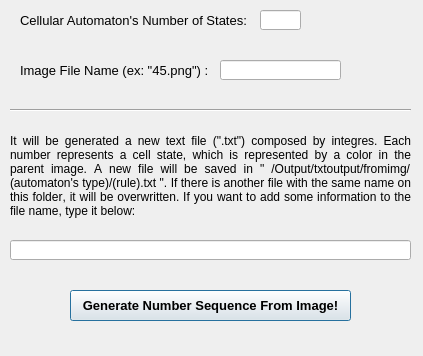
<?xml version="1.0" encoding="UTF-8"?>
<ui version="4.0">
 <class>DGenNumSeqFromImg</class>
 <widget class="QDialog" name="DGenNumSeqFromImg">
  <property name="geometry">
   <rect>
    <x>0</x>
    <y>0</y>
    <width>423</width>
    <height>356</height>
   </rect>
  </property>
  <property name="windowTitle">
   <string>Generate Number Sequence From Image</string>
  </property>
  <property name="windowIcon">
   <iconset>
    <normaloff>../logo.png</normaloff>../logo.png</iconset>
  </property>
  <widget class="QPushButton" name="pushButtonGenerate">
   <property name="geometry">
    <rect>
     <x>70</x>
     <y>290</y>
     <width>281</width>
     <height>31</height>
    </rect>
   </property>
   <property name="font">
    <font>
     <pointsize>10</pointsize>
     <weight>75</weight>
     <bold>true</bold>
    </font>
   </property>
   <property name="text">
    <string>Generate Number Sequence From Image!</string>
   </property>
  </widget>
  <widget class="Line" name="line">
   <property name="geometry">
    <rect>
     <x>10</x>
     <y>100</y>
     <width>401</width>
     <height>21</height>
    </rect>
   </property>
   <property name="orientation">
    <enum>Qt::Horizontal</enum>
   </property>
  </widget>
  <widget class="QLineEdit" name="lineEditOldFilePath">
   <property name="geometry">
    <rect>
     <x>220</x>
     <y>60</y>
     <width>121</width>
     <height>20</height>
    </rect>
   </property>
  </widget>
  <widget class="QLabel" name="labelInfo">
   <property name="geometry">
    <rect>
     <x>10</x>
     <y>120</y>
     <width>401</width>
     <height>111</height>
    </rect>
   </property>
   <property name="font">
    <font>
     <pointsize>9</pointsize>
     <strikeout>false</strikeout>
     <kerning>false</kerning>
    </font>
   </property>
   <property name="layoutDirection">
    <enum>Qt::LeftToRight</enum>
   </property>
   <property name="text">
    <string>It will be generated a new text file (&quot;.txt&quot;) composed by integres. Each number represents a cell state, which is represented by a color in the parent image. A new file will be saved in &quot; /Output/txtoutput/fromimg/(automaton's type)/(rule).txt &quot;. If there is another file with the same name on this folder, it will be overwritten. If you want to add some information to the file name, type it below:</string>
   </property>
   <property name="textFormat">
    <enum>Qt::AutoText</enum>
   </property>
   <property name="scaledContents">
    <bool>false</bool>
   </property>
   <property name="alignment">
    <set>Qt::AlignJustify|Qt::AlignVCenter</set>
   </property>
   <property name="wordWrap">
    <bool>true</bool>
   </property>
   <property name="buddy">
    <cstring>lineEditInfo</cstring>
   </property>
  </widget>
  <widget class="QLabel" name="labelImgFile">
   <property name="geometry">
    <rect>
     <x>20</x>
     <y>60</y>
     <width>201</width>
     <height>21</height>
    </rect>
   </property>
   <property name="font">
    <font>
     <pointsize>10</pointsize>
    </font>
   </property>
   <property name="text">
    <string>Image File Name (ex: &quot;45.png&quot;) : </string>
   </property>
   <property name="buddy">
    <cstring>lineEditOldFilePath</cstring>
   </property>
  </widget>
  <widget class="QLineEdit" name="lineEditInfo">
   <property name="geometry">
    <rect>
     <x>10</x>
     <y>240</y>
     <width>401</width>
     <height>20</height>
    </rect>
   </property>
  </widget>
  <widget class="QLabel" name="labelRule">
   <property name="geometry">
    <rect>
     <x>20</x>
     <y>10</y>
     <width>241</width>
     <height>21</height>
    </rect>
   </property>
   <property name="font">
    <font>
     <pointsize>10</pointsize>
    </font>
   </property>
   <property name="text">
    <string>Cellular Automaton's Number of States: </string>
   </property>
   <property name="buddy">
    <cstring>lineEditRule</cstring>
   </property>
  </widget>
  <widget class="QLineEdit" name="lineEditRule">
   <property name="geometry">
    <rect>
     <x>260</x>
     <y>10</y>
     <width>41</width>
     <height>20</height>
    </rect>
   </property>
   <property name="text">
    <string/>
   </property>
  </widget>
 </widget>
 <tabstops>
  <tabstop>lineEditRule</tabstop>
  <tabstop>lineEditOldFilePath</tabstop>
  <tabstop>lineEditInfo</tabstop>
  <tabstop>pushButtonGenerate</tabstop>
 </tabstops>
 <resources/>
 <connections>
  <connection>
   <sender>pushButtonGenerate</sender>
   <signal>clicked()</signal>
   <receiver>DGenNumSeqFromImg</receiver>
   <slot>close()</slot>
   <hints>
    <hint type="sourcelabel">
     <x>158</x>
     <y>306</y>
    </hint>
    <hint type="destinationlabel">
     <x>46</x>
     <y>329</y>
    </hint>
   </hints>
  </connection>
 </connections>
</ui>
